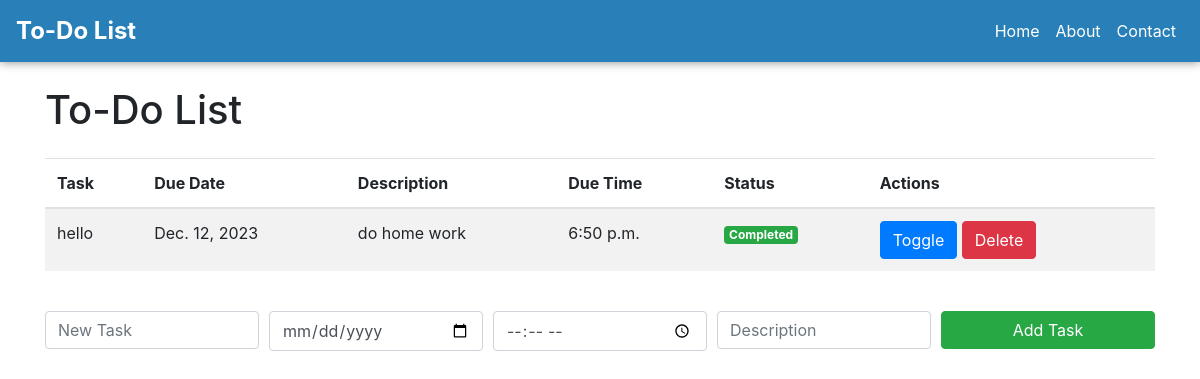
Page /todo (signed in) on the committed database.
### myapp/models.py (models this page shows, shortened)
class Task(models.Model):
    user = models.ForeignKey(User, on_delete=models.CASCADE)
    title = models.CharField(max_length=200)
    due_date = models.DateField(null=True, blank=True)
    description = models.TextField(null=True, blank=True)
    due_time = models.TimeField(null=True, blank=True)
    completed = models.BooleanField(default=False)

### myapp/views.py (the view)
# urls.py: path('todo', index, name='index'),
def index(request):
    tasks = Task.objects.filter(user=request.user)
    return render(request, 'index.html', {'tasks': tasks})

### template/index.html (shortened to what this page needs)
<!DOCTYPE html>
<html>
<head>
    <link rel="stylesheet" href="https://maxcdn.bootstrapcdn.com/bootstrap/4.0.0/css/bootstrap.min.css">
</head>
<body>
    <nav class="navbar navbar-expand-lg navbar-light" style="background-color: #2980b9; box-shadow: 0px 0px 10px #888;">
        <a class="navbar-brand" href="" style="color: #fff; font-weight: bold; font-size: 24px;">To-Do List</a>
        <div class="collapse navbar-collapse" id="navbarNav">
            <ul class="navbar-nav ml-auto">
                <li class="nav-item">
                    <a class="nav-link" href="" style="color: #fff;">Home</a>
                </li>
                <li class="nav-item">
                    <a class="nav-link" href="" style="color: #fff;">About</a>
                </li>
                <li class="nav-item">
                    <a class="nav-link" href="" style="color: #fff;">Contact</a>
                </li>
            </ul>
        </div>
    </nav>
    <div class="container mt-4">
        <h1 class="mb-4">To-Do List</h1>
        <div class="table-responsive" style="max-height: 300px; overflow-y: auto;">
            <table class="table table-striped">
                <thead>
                    <tr>
                        <th>Task</th>
                        <th>Due Date</th>
                        <th>Description</th>
                        <th>Due Time</th>
                        <th>Status</th>
                        <th>Actions</th>
                    </tr>
                </thead>
                <tbody>
                    {% for task in tasks %}
                    <tr>
                        <td>{{ task.title }}</td>
                        <td>{{ task.due_date }}</td>
                        <td>{{ task.description }}</td>
                        <td>{{ task.due_time }}</td>
                        <td>
                            {% if task.completed %}
                                <span class="badge badge-success">Completed</span>
                            {% else %}
                                <span class="badge badge-warning">Incomplete</span>
                            {% endif %}
                        </td>
                        <td>
                            <button class="btn btn-primary update-task" data-pk="{{ task.id }}">Toggle</button>
                            <button class="btn btn-danger delete-task" data-pk="{{ task.id }}">Delete</button>
                        </td>
                    </tr>
                    {% endfor %}
                </tbody>
            </table>
        </div>
        <form id="task-form" class="mt-4">
        <div class="form-row">
            <div class="col">
                <input type="text" id="task-input" class="form-control" placeholder="New Task" required>
            </div>
            <div class="col">
                <input type="date" id="due-date-input" class="form-control" placeholder="Due Date">
            </div>
            <div class="col">
                <input type="time" id="due-time-input" class="form-control" placeholder="Due Time">
            </div>
            <div class="col">
                <input type="text" id="description-input" class="form-control" placeholder="Description">
            </div>
            <div class="col">
                <button type="submit" class="btn btn-success btn-block">Add Task</button>
            </div>
        </div>
    </form>
    </div>
</body>
</html>

### rows in the picture
Task: title "hello", due_date "Dec. 12, 2023", description "do home work", due_time "6:50 p.m.", completed "Completed"
